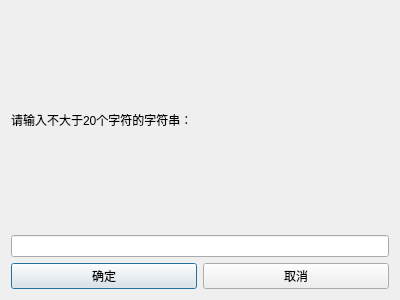
<?xml version="1.0" encoding="UTF-8"?>
<ui version="4.0">
 <class>Dialog_input</class>
 <widget class="QDialog" name="Dialog_input">
  <property name="geometry">
   <rect>
    <x>0</x>
    <y>0</y>
    <width>400</width>
    <height>300</height>
   </rect>
  </property>
  <property name="windowTitle">
   <string>输入</string>
  </property>
  <layout class="QVBoxLayout" name="verticalLayout_2">
   <item>
    <layout class="QVBoxLayout" name="verticalLayout">
     <item>
      <widget class="QLabel" name="label">
       <property name="text">
        <string>请输入不大于20个字符的字符串：</string>
       </property>
      </widget>
     </item>
     <item>
      <widget class="QLineEdit" name="line_text"/>
     </item>
    </layout>
   </item>
   <item>
    <layout class="QHBoxLayout" name="horizontalLayout">
     <item>
      <widget class="QPushButton" name="btn1">
       <property name="text">
        <string>确定</string>
       </property>
      </widget>
     </item>
     <item>
      <widget class="QPushButton" name="btn2">
       <property name="text">
        <string>取消</string>
       </property>
      </widget>
     </item>
    </layout>
   </item>
  </layout>
 </widget>
 <resources/>
 <connections>
  <connection>
   <sender>btn1</sender>
   <signal>clicked()</signal>
   <receiver>Dialog_input</receiver>
   <slot>accept()</slot>
   <hints>
    <hint type="sourcelabel">
     <x>155</x>
     <y>244</y>
    </hint>
    <hint type="destinationlabel">
     <x>199</x>
     <y>149</y>
    </hint>
   </hints>
  </connection>
  <connection>
   <sender>btn2</sender>
   <signal>clicked()</signal>
   <receiver>Dialog_input</receiver>
   <slot>reject()</slot>
   <hints>
    <hint type="sourcelabel">
     <x>295</x>
     <y>244</y>
    </hint>
    <hint type="destinationlabel">
     <x>199</x>
     <y>149</y>
    </hint>
   </hints>
  </connection>
 </connections>
</ui>
